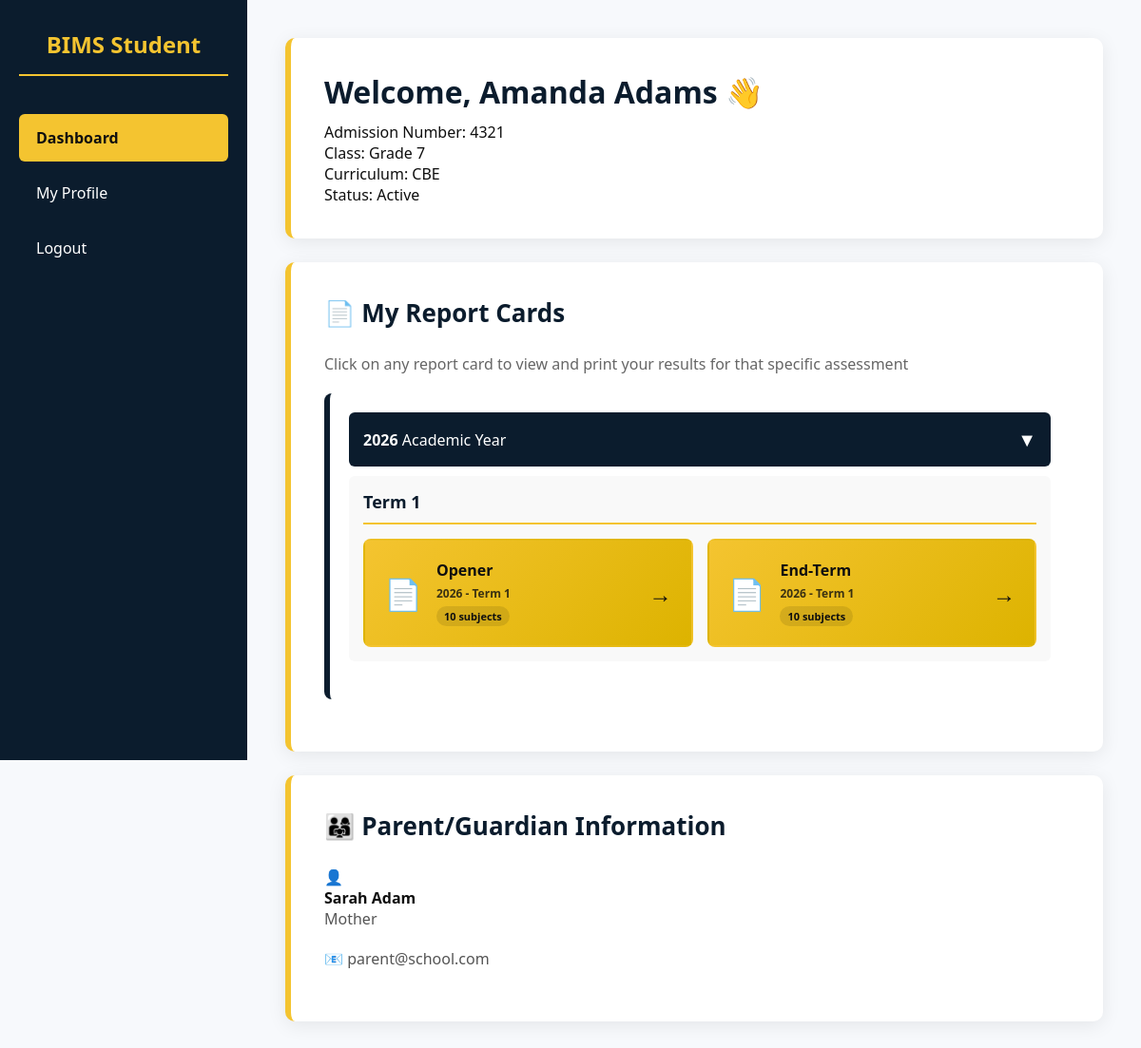
Screenshot of /html/student_dashboard.php (signed in) with the database file from the repository.
### tables this page shows
CREATE TABLE `students` (
  `id` int NOT NULL AUTO_INCREMENT,
  `user_id` int NOT NULL,
  `admission_number` varchar(50) DEFAULT NULL,
  `first_name` varchar(100) DEFAULT NULL,
  `last_name` varchar(100) DEFAULT NULL,
  `gender` enum('Male','Female') DEFAULT NULL,
  `date_of_birth` date DEFAULT NULL,
  `curriculum_type_id` int NOT NULL,
  `class_level_id` int NOT NULL,
  `parent_id` int DEFAULT NULL,
  `status` enum('active','inactive') DEFAULT 'active',
  `year_of_enrollment` int DEFAULT NULL,
  `phone_number` varchar(20) DEFAULT NULL,
  `residential_area` varchar(255) DEFAULT NULL,
  `parent_phone` varchar(20) DEFAULT NULL,
  `parent_email` varchar(100) DEFAULT NULL,
  PRIMARY KEY (`id`),
  UNIQUE KEY `user_id` (`user_id`),
  UNIQUE KEY `admission_number` (`admission_number`),
  UNIQUE KEY `unique_admission` (`admission_number`),
  KEY `curriculum_type_id` (`curriculum_type_id`),
  KEY `class_level_id` (`class_level_id`),
  KEY `idx_parent_id` (`parent_id`),
  CONSTRAINT `fk_students_parent` FOREIGN KEY (`parent_id`) REFERENCES `parents` (`id`) ON DELETE SET NULL ON UPDATE CASCADE,
  CONSTRAINT `students_ibfk_1` FOREIGN KEY (`user_id`) REFERENCES `users` (`id`),
  CONSTRAINT `students_ibfk_2` FOREIGN KEY (`curriculum_type_id`) REFERENCES `curriculum_types` (`id`),
  CONSTRAINT `students_ibfk_3` FOREIGN KEY (`class_level_id`) REFERENCES `classes_levels` (`id`)
);

CREATE TABLE `classes_levels` (
  `id` int NOT NULL AUTO_INCREMENT,
  `curriculum_type_id` int NOT NULL,
  `name` varchar(50) NOT NULL,
  `level_order` int DEFAULT NULL,
  PRIMARY KEY (`id`),
  KEY `curriculum_type_id` (`curriculum_type_id`),
  CONSTRAINT `classes_levels_ibfk_1` FOREIGN KEY (`curriculum_type_id`) REFERENCES `curriculum_types` (`id`)
);

CREATE TABLE `curriculum_types` (
  `id` int NOT NULL AUTO_INCREMENT,
  `name` varchar(50) NOT NULL,
  `description` varchar(255) DEFAULT NULL,
  PRIMARY KEY (`id`),
  UNIQUE KEY `name` (`name`)
);

CREATE TABLE `parents` (
  `id` int NOT NULL AUTO_INCREMENT,
  `user_id` int NOT NULL,
  `first_name` varchar(100) DEFAULT NULL,
  `last_name` varchar(100) DEFAULT NULL,
  `phone` varchar(20) DEFAULT NULL,
  `linked_students` text COMMENT 'Comma-separated admission numbers',
  `phone_number` varchar(20) DEFAULT NULL,
  `residential_area` varchar(255) DEFAULT NULL,
  `relationship` varchar(50) DEFAULT NULL COMMENT 'Father, Mother, Guardian, etc.',
  PRIMARY KEY (`id`),
  UNIQUE KEY `user_id` (`user_id`),
  CONSTRAINT `parents_ibfk_1` FOREIGN KEY (`user_id`) REFERENCES `users` (`id`)
);

CREATE TABLE `users` (
  `id` int NOT NULL AUTO_INCREMENT,
  `email` varchar(100) NOT NULL,
  `password` varchar(255) NOT NULL,
  `role_id` int NOT NULL,
  `status` enum('active','inactive') DEFAULT 'active',
  `created_at` timestamp NOT NULL DEFAULT CURRENT_TIMESTAMP,
  PRIMARY KEY (`id`),
  UNIQUE KEY `email` (`email`),
  KEY `role_id` (`role_id`),
  CONSTRAINT `users_ibfk_1` FOREIGN KEY (`role_id`) REFERENCES `roles` (`id`)
);

### html/student_dashboard.php (the view, shortened to what this page needs)
<?php
require_once __DIR__ . "/../database/db_connect.php";
$student_stmt = $pdo->prepare("
    SELECT
        s.id, s.admission_number, s.first_name, s.last_name, s.gender,
        s.year_of_enrollment, cl.name as class_name, ct.name as curriculum_name, s.status
    FROM students s
    LEFT JOIN classes_levels cl ON s.class_level_id = cl.id
    LEFT JOIN curriculum_types ct ON cl.curriculum_type_id = ct.id
    WHERE s.user_id = ?
");
$student_stmt->execute([$_SESSION['user_id']]);
$student = $student_stmt->fetch(PDO::FETCH_ASSOC);
$student_name = htmlspecialchars($student['first_name'] . ' ' . $student['last_name']);
$student_id = (int)$student['id'];
$current_year = (int)date('Y');
$years = range($student['year_of_enrollment'] ?? $current_year, $current_year);
$terms = ['Term 1', 'Term 2', 'Term 3'];
$assessments = ['Opener', 'Mid-Term', 'End-Term'];
$existing_reports = [];
$reports_check = $pdo->prepare("
    SELECT DISTINCT academic_year, term, assessment_type, COUNT(DISTINCT subject_name) as subject_count
    FROM grades
    WHERE student_id = ?
    GROUP BY academic_year, term, assessment_type
    HAVING COUNT(DISTINCT subject_name) > 0
    ORDER BY academic_year DESC,
        CASE term
            WHEN 'Term 3' THEN 3
            WHEN 'Term 2' THEN 2
            WHEN 'Term 1' THEN 1
        END DESC,
        CASE assessment_type
            WHEN 'End-Term' THEN 3
            WHEN 'Mid-Term' THEN 2
            WHEN 'Opener' THEN 1
        END DESC
");
$reports_check->execute([$student_id]);
$reports_raw = $reports_check->fetchAll(PDO::FETCH_ASSOC);
foreach ($reports_raw as $report) {
    $existing_reports[$report['academic_year']][$report['term']][$report['assessment_type']] = $report['subject_count'];
}
$linked_parents = [];
if (!empty($student['admission_number'])) {
    $parents_stmt = $pdo->prepare("
        SELECT p.first_name, p.last_name, p.phone_number, p.relationship, u.email
        FROM parents p
        JOIN users u ON p.user_id = u.id
        WHERE p.linked_students LIKE ?
    ");
    $parents_stmt->execute(['%' . $student['admission_number'] . '%']);
    $linked_parents = $parents_stmt->fetchAll(PDO::FETCH_ASSOC);
}
?>
<!DOCTYPE html>
<html lang="en">
<head>
    <link rel="stylesheet" href="assets/css/admin.css">
    <link rel="stylesheet" href="assets/css/student.css">
</head>
<body>
<div class="sidebar">
    <h2>BIMS Student</h2>
    <a href="student_dashboard.php" class="active">Dashboard</a>
    <a href="student/my_profile.php">My Profile</a>
    <a href="logout.php">Logout</a>
</div>
<div class="main-content">
    <div class="container">
        <div class="card welcome-card">
            <h1>Welcome, <?php echo htmlspecialchars($student_name); ?> 👋</h1>
            <div class="student-info-grid">
                <div class="info-item">
                    <span class="info-label">Admission Number:</span>
                    <span class="info-value"><?php echo htmlspecialchars($student['admission_number'] ?? '-'); ?></span>
                </div>
                <div class="info-item">
                    <span class="info-label">Class:</span>
                    <span class="info-value"><?php echo $student['class_name'] !== null ? htmlspecialchars($student['class_name']) : 'Not Assigned'; ?></span>
                </div>
                <div class="info-item">
                    <span class="info-label">Curriculum:</span>
                    <span class="info-value"><?php echo $student['curriculum_name'] !== null ? htmlspecialchars($student['curriculum_name']) : 'Not Assigned'; ?></span>
                </div>
                <div class="info-item">
                    <span class="info-label">Status:</span>
                    <span class="status-badge <?php echo $student['status'] ? 'active' : 'inactive'; ?>">
                        <?php echo $student['status'] ? 'Active' : 'Inactive'; ?>
                    </span>
                </div>
            </div>
        </div>
        <div class="card">
            <h2>📄 My Report Cards</h2>
            <p style="color: #666; margin-bottom: 20px;">Click on any report card to view and print your results for that specific assessment</p>
            <?php if (empty($existing_reports)): ?>
                <p class="no-data">No report cards available yet. Your teacher will upload your grades soon.</p>
            <?php else: ?>
                <?php foreach (array_reverse($years) as $year_index => $year): ?>
                    <?php if (isset($existing_reports[$year])): ?>
                        <div class="year-section">
                            <div class="collapsible-header <?php echo $year_index > 0 ? 'collapsed' : ''; ?>" onclick="toggleSection(this)">
                                <span><strong><?php echo $year; ?></strong> Academic Year</span>
                                <span class="toggle-icon">▼</span>
                            </div>
                            <div class="collapsible-content <?php echo $year_index > 0 ? 'collapsed' : ''; ?>">
                                <?php foreach ($terms as $term): ?>
                                    <?php if (isset($existing_reports[$year][$term])): ?>
                                        <div class="term-section">
                                            <div class="term-title"><?php echo $term; ?></div>
                                            <div class="reports-grid">
                                                <?php foreach ($assessments as $assessment): ?>
                                                    <?php if (isset($existing_reports[$year][$term][$assessment])): ?>
                                                        <?php
                                                        $report_file = ($student['curriculum_name'] == '8-4-4')
                                                            ? 'teacher/view_report_card_844.php'
                                                            : 'teacher/view_report_card.php';
                                                        ?>
                                                        <a href="<?php echo $report_file; ?>?student_id=<?php echo $student_id; ?>&year=<?php echo $year; ?>&term=<?php echo urlencode($term); ?>&assessment=<?php echo urlencode($assessment); ?>"
                                                           class="report-card-link"
                                                           target="_blank">
                                                            <span class="report-icon">📄</span>
                                                            <div class="report-details">
                                                                <div class="report-title"><?php echo htmlspecialchars($assessment); ?></div>
                                                                <div class="report-subtitle"><?php echo $year; ?> - <?php echo htmlspecialchars($term); ?></div>
                                                                <div class="report-count"><?php echo $existing_reports[$year][$term][$assessment]; ?> subjects</div>
                                                            </div>
                                                            <span style="font-size: 24px;">→</span>
                                                        </a>
                                                    <?php endif; ?>
                                                <?php endforeach; ?>
                                            </div>
                                        </div>
                                    <?php endif; ?>
                                <?php endforeach; ?>
                            </div>
                        </div>
                    <?php endif; ?>
                <?php endforeach; ?>
            <?php endif; ?>
        </div>
        <?php if (!empty($linked_parents)): ?>
            <div class="card">
                <h2>👨‍👩‍👧 Parent/Guardian Information</h2>
                <div class="parents-grid">
                    <?php foreach ($linked_parents as $parent): ?>
                        <div class="parent-card">
                            <div class="parent-icon">👤</div>
                            <div class="parent-info">
                                <h4><?php echo htmlspecialchars(($parent['first_name'] ?? '') . ' ' . ($parent['last_name'] ?? '')); ?></h4>
                                <?php if ($parent['relationship']): ?>
                                    <p class="parent-relationship"><?php echo htmlspecialchars($parent['relationship']); ?></p>
                                <?php endif; ?>
                                <p class="parent-contact">📧 <?php echo htmlspecialchars($parent['email'] ?? ''); ?></p>
                            </div>
                        </div>
                    <?php endforeach; ?>
                </div>
            </div>
        <?php endif; ?>
    </div>
</div>
</body>
</html>

### html/assets/css/admin.css (style rules this page uses)
:root { --navy: #0b1c2d; --yellow: #f4c430; --black: #0f0f0f; --light-bg: #f7f9fc; --white: #ffffff; }
* { box-sizing: border-box; font-family: 'Segoe UI', Tahoma, sans-serif; margin: 0; padding: 0; }
body { background-color: var(--light-bg); color: var(--black); display: flex; min-height: 100vh; }
.sidebar { width: 260px; background: var(--navy); color: var(--white); padding: 30px 20px; position: fixed; height: 100vh; left: 0; top: 0; overflow-y: auto; z-index: 1000; }
.sidebar h2 { color: var(--yellow); margin-bottom: 40px; font-size: 24px; text-align: center; border-bottom: 2px solid var(--yellow); padding-bottom: 15px; }
.sidebar a { display: block; color: var(--white); text-decoration: none; padding: 14px 18px; margin-bottom: 8px; border-radius: 6px; font-weight: 500; transition: all 0.3s ease; }
.sidebar a.active { background: var(--yellow); color: var(--black); font-weight: 600; }
.main-content { margin-left: 260px; flex: 1; padding: 40px; background: var(--light-bg); min-height: 100vh; width: calc(100% - 260px); }
.container { max-width: 900px; margin: 0 auto; }
.card { background: var(--white); padding: 35px; border-radius: 10px; border-left: 6px solid var(--yellow); box-shadow: 0 4px 20px rgba(0,0,0,0.08); margin-bottom: 25px; }
.card h1 { color: var(--navy); margin-bottom: 10px; font-size: 32px; }
.card h2 { color: var(--navy); margin-bottom: 25px; font-size: 26px; }
.card p { color: #555; font-size: 16px; margin-bottom: 20px; }

### html/assets/css/student.css (style rules this page uses)
:root { --navy: #0b1c2d; --yellow: #f4c430; --black: #0f0f0f; --light-bg: #f7f9fc; --white: #ffffff; }
* { box-sizing: border-box; font-family: 'Segoe UI', Tahoma, sans-serif; margin: 0; padding: 0; }
body { background-color: var(--light-bg); color: var(--black); display: flex; min-height: 100vh; }
.sidebar { width: 260px; background: var(--navy); color: var(--white); padding: 30px 20px; position: fixed; height: 100vh; left: 0; top: 0; overflow-y: auto; z-index: 1000; }
.sidebar h2 { color: var(--yellow); margin-bottom: 40px; font-size: 24px; text-align: center; border-bottom: 2px solid var(--yellow); padding-bottom: 15px; }
.sidebar a { display: block; color: var(--white); text-decoration: none; padding: 14px 18px; margin-bottom: 8px; border-radius: 6px; font-weight: 500; transition: all 0.3s ease; }
.sidebar a.active { background: var(--yellow); color: var(--black); font-weight: 600; }
.main-content { margin-left: 260px; flex: 1; padding: 40px; background: var(--light-bg); min-height: 100vh; width: calc(100% - 260px); }
.container { max-width: 900px; margin: 0 auto; }
.card { background: var(--white); padding: 35px; border-radius: 10px; border-left: 6px solid var(--yellow); box-shadow: 0 4px 20px rgba(0,0,0,0.08); margin-bottom: 25px; }
.card h1 { color: var(--navy); margin-bottom: 10px; font-size: 32px; }
.card h2 { color: var(--navy); margin-bottom: 25px; font-size: 26px; }
.card p { color: #555; font-size: 16px; margin-bottom: 20px; }

### html/student_dashboard.php (style rules this page uses)
.year-section { background: white; padding: 20px; border-radius: 8px; margin-bottom: 20px; border-left: 6px solid var(--navy); }
.collapsible-header { cursor: pointer; user-select: none; display: flex; justify-content: space-between; align-items: center; padding: 15px; background: var(--navy); color: white; border-radius: 6px; margin-bottom: 10px; transition: background 0.3s; }
.collapsible-header .toggle-icon { font-size: 20px; transition: transform 0.3s; }
.collapsible-content { max-height: 3000px; overflow: hidden; transition: max-height 0.4s ease-out; }
.term-section { margin-bottom: 20px; padding: 15px; background: #f9f9f9; border-radius: 6px; }
.term-title { font-size: 18px; font-weight: 600; color: var(--navy); margin-bottom: 15px; padding-bottom: 10px; border-bottom: 2px solid var(--yellow); }
.reports-grid { display: grid; grid-template-columns: repeat(auto-fill, minmax(280px, 1fr)); gap: 15px; }
.report-card-link { background: linear-gradient(135deg, #f4c430 0%, #ddb300 100%); color: var(--black); padding: 20px; border-radius: 8px; text-decoration: none; display: flex; align-items: center; justify-content: space-between; font-weight: 600; transition: all 0.3s; border: 2px solid transparent; }
.report-icon { font-size: 32px; }
.report-details { flex: 1; margin: 0 15px; }
.report-title { font-size: 16px; margin-bottom: 5px; }
.report-subtitle { font-size: 12px; opacity: 0.8; }
.report-count { font-size: 11px; background: rgba(0,0,0,0.1); padding: 3px 8px; border-radius: 12px; margin-top: 5px; display: inline-block; }

### rows the page displays
students: student_name "Amanda Adams", admission_number "4321", class_level.name "Grade 7", curriculum_type.name "CBE", year_of_enrollment "2026", term "Term 1", assessment "Opener", year_of_enrollment "10", assessment "End-Term"
parents: first_name+last_name "Sarah Adam", relationship "Mother", user.email "parent@school.com"
